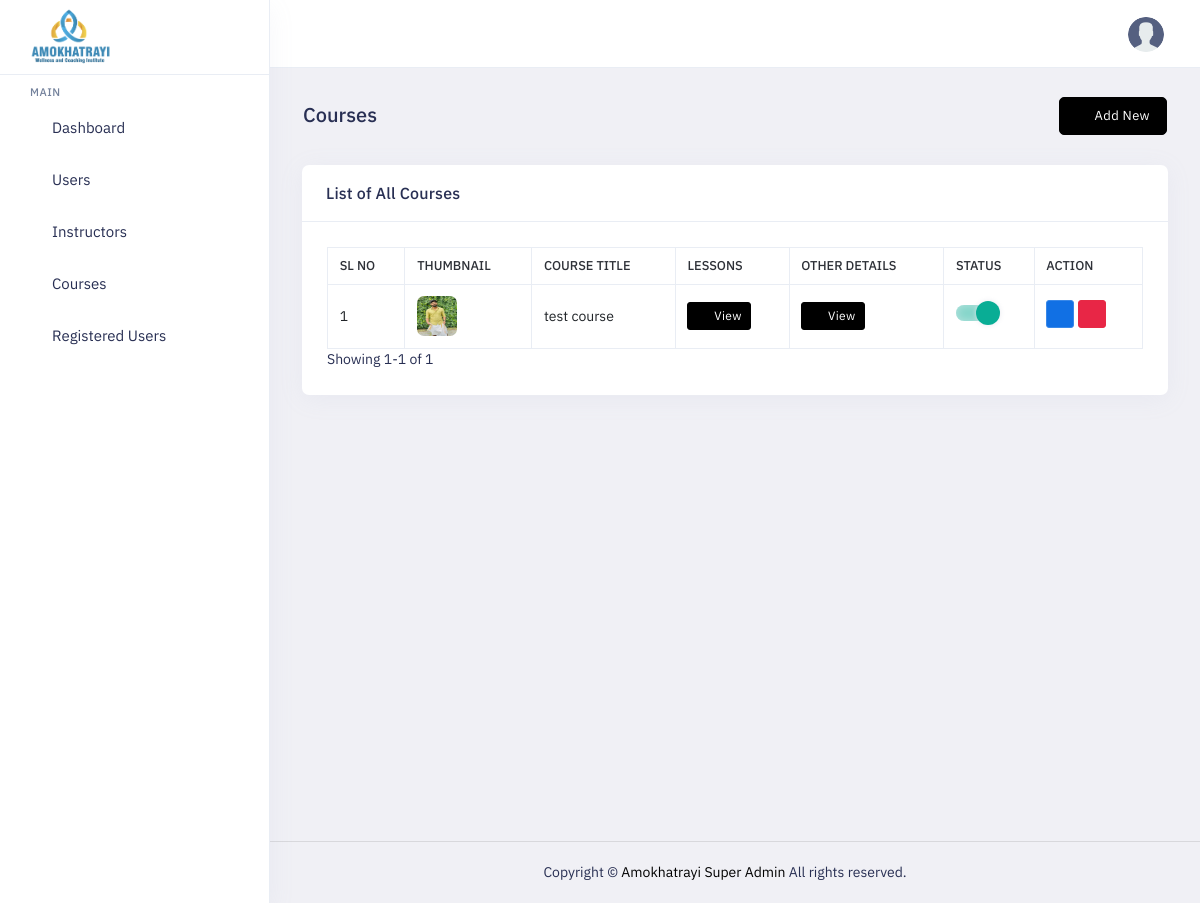
Page /admin-panel/courselist (signed in) on the earlier database version.
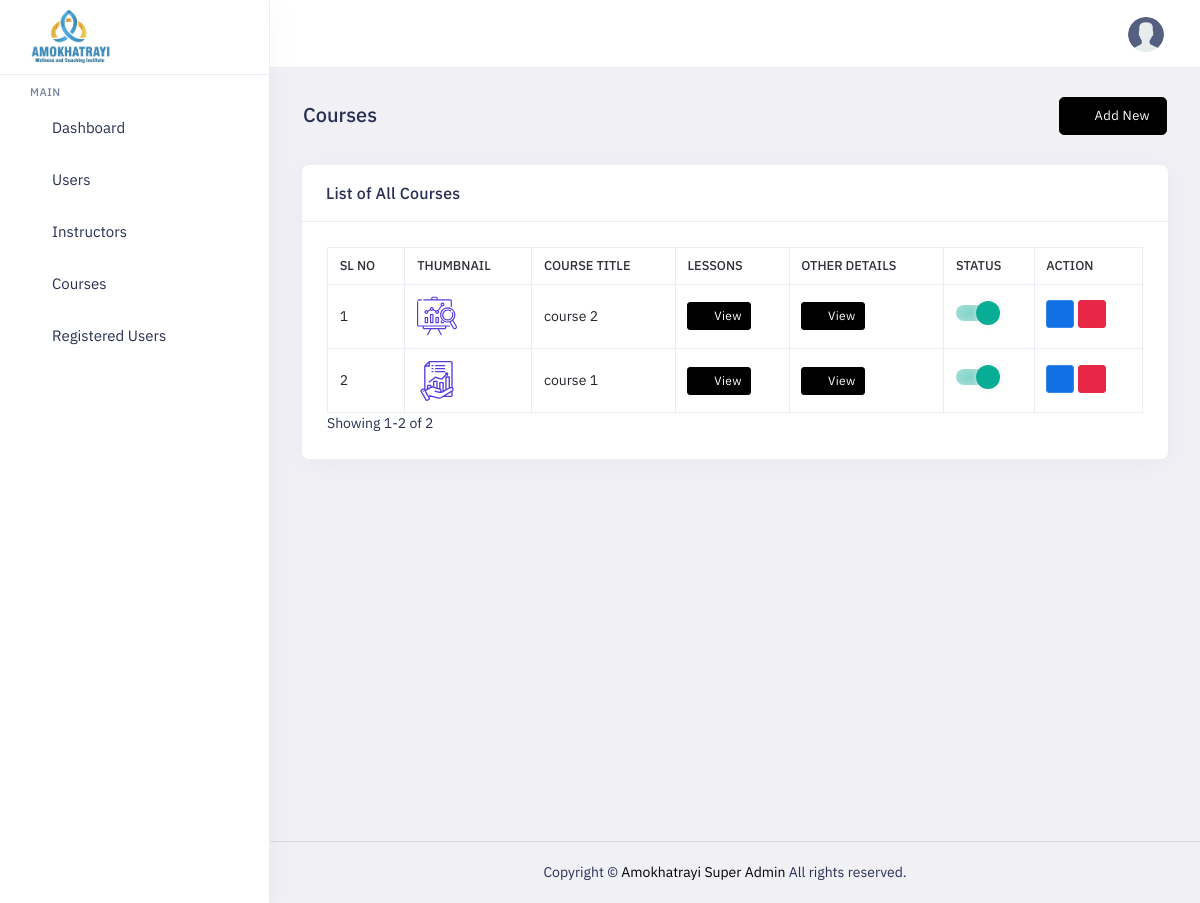
Same page on the later database version.
### superadmin/models.py (models this page shows, shortened)
class Courses(models.Model):
    category = models.ForeignKey(Category,on_delete=models.SET_NULL,null=True, blank=True)
    title = models.TextField(null=True, blank=True)
    trainer = models.ForeignKey(Trainers,on_delete=models.SET_NULL,null=True, blank=True)
    price = models.TextField(null=True, blank=True)
    description = models.TextField(null=True, blank=True)
    validity = models.DateField(null=True, blank=True)
    startdate = models.DateField(null=True, blank=True)
    enddate = models.DateField(null=True, blank=True)
    image = models.ImageField(upload_to='course', null=True, blank=True)
    is_active = models.BooleanField(default=True)
    created_at = models.DateTimeField(auto_now_add=True)
    updated_at = models.DateTimeField(auto_now=True)
    slug = AutoSlugField(populate_from='title', null=True, blank=True, unique=True)

### superadmin/views.py (the view, shortened to what this page needs)
# urls.py: path('courselist', views.courselist.as_view(), name='courselist'),
class courselist(LoginRequiredMixin,View):
    def get(self, request, id=None):
        context = {}
        conditions = Q()
        data = Courses.objects.all().order_by('-id')
        p = Paginator(data, 15)
        page_num = request.GET.get('page', 1)
        try:
            page = p.page(page_num)
        except EmptyPage:
            page = p.page(1)
        context['datas'] = page
        context['page'] = page_num
        return renderhelper(request, 'course', 'course-view',context)

### superadmin/custom_permision.py (called while the page is built)
    def dispatch(self, request, *args, **kwargs):
        try:
            if request.user.user_type == 4:
                return redirect('superadmin:login')
        except:
            return redirect('superadmin:login')
        if request.user.is_authenticated and request.user.user_type == 4:
            return redirect('superadmin:login')
        if not request.user.is_authenticated:
            return self.handle_no_permission()
        return super().dispatch(request, *args, **kwargs)

### superadmin/helper.py (called while the page is built)
def renderhelper(request,folder,htmlpage,context={}):
    return render(request,'superadmin/'+folder+'/'+htmlpage+'.html',context)

def is_ajax(request):
    return request.META.get('HTTP_X_REQUESTED_WITH') == 'XMLHttpRequest'

### templates/superadmin/course/course-view.html (shortened to what this page needs)
{% load static %}
{% include "superadmin/layouts/header.html" %}
<div class="main-content app-content mt-0">
    <div class="side-app">
        <div class="main-container container-fluid">
            <div class="page-header">
                <h1 class="page-title">Courses</h1>
                <div>
                    <a class="btn btn-primary" href="{% url 'superadmin:coursecreate' %}"><i
                            class="side-menu__icon fe fe-plus mx-1"></i>Add New</a>
                </div>
            </div>
            <div class="row">
                <div class="col-xl-12">
                    <div class="card">
                        <div class="card-header">
                            <h3 class="card-title">List of All Courses</h3>
                        </div>
                        <div class="card-body">
                            <div class="table-responsive">
                                {% include "superadmin/course/course-table.html" %}
                            </div>
                        </div>
                    </div>
                </div>
            </div>
        </div>
    </div>
</div>
</div>
</div>
{% include "superadmin/layouts/footer.html" %}

### templates/superadmin/course/course-table.html (shortened to what this page needs)
<table class="table border-top table-bordered mb-0 table-hover  dataTables_wrapper dt-bootstrap5"
                                    id="datatable-basic">
                                    <thead>
                                        <tr>
                                            <th>Sl No</th>
                                            <th>Thumbnail</th>
                                            <th>Course Title</th>
                                            <th>Lessons</th>
                                            <th>Other Details </th>
                                            <th>Status</th>
                                            <th>Action</th>
                                        </tr>
                                    </thead>
                                    <tbody>
                                         {% if datas %}
            {% for i in datas %}
            <tr>
                <td>{{forloop.counter0|add:datas.start_index}}</td>
                                            <td><img  class="avatar avatar-md br-7" src="{{i.image.url}}"></td>
                                            <td>{{i.title}}</td>
                                            <td><a href="{% url 'superadmin:lessionlist' i.id %}" class="btn btn-primary btn-sm">
                                            <i class="side-menu__icon fe fe-eye mx-1"></i>View</a>
                                        </td>
                                            <td><a href="#" class="btn btn-primary btn-sm"  data-bs-toggle="modal" data-bs-target="#smalldes{{i.id}}">
                                            <i class="side-menu__icon fe fe-eye mx-1"></i>View</a>
                                            </td>
                                            <td>
                                                <div class="material-switch">
                                                </div>
                                                </td>
                                                <td>
                                                <a class="btn btn-info btn-sm mb-1" href="{% url 'superadmin:courseedit' i.id %}"><i class="side-menu__icon fe fe-edit"></i></a>
                                                <a class="btn btn-danger btn-sm mb-1" href="javascript:void(0)" onclick="delete_modal({{i.id}})"><i class="side-menu__icon fe fe-trash" ></i></a>
                                                </td>
                                                                                    </tr>
                                                                                    {% endfor %}
                                                                                    {% else %}
                                                                                    <tr>
                                                                                    <td colspan="9" align="center">
                                                                                    No Data
                                                                                    </td>
                                                                                    </tr>
                                                                                    {% endif %}
                                                                                    </tbody>
                                                                                    </table>
                                                                                    <div class="pagination_section">
                                                                                    {% if datas %}
                                                                                    Showing {{ datas.start_index }}-{{ datas.end_index }} of {{ datas.paginator.count }}
                                                                                    {% endif %}
                                                                                    </div>

Differences in the rows shown:
removed Courses: image (picture), title "test course"
added Courses: image (picture), title "course 2"
added Courses: image (picture), title "course 1"
Other differences:
{{ datas.end_index }}: "1" → "2"
{{ datas.paginator.count }}: "1" → "2"
